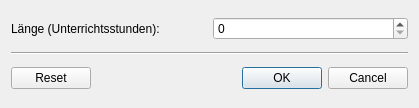
<?xml version="1.0" encoding="UTF-8"?>
<ui version="4.0">
 <class>Dialog</class>
 <widget class="QDialog" name="Dialog">
  <property name="geometry">
   <rect>
    <x>0</x>
    <y>0</y>
    <width>419</width>
    <height>108</height>
   </rect>
  </property>
  <property name="windowTitle">
   <string>Anzahl bearbeiten</string>
  </property>
  <layout class="QVBoxLayout" name="verticalLayout">
   <item>
    <layout class="QHBoxLayout" name="horizontalLayout">
     <item>
      <widget class="QLabel" name="label">
       <property name="font">
        <font>
         <bold>false</bold>
         <underline>false</underline>
        </font>
       </property>
       <property name="text">
        <string>Länge (Unterrichtsstunden):</string>
       </property>
      </widget>
     </item>
     <item>
      <widget class="QSpinBox" name="number"/>
     </item>
    </layout>
   </item>
   <item>
    <widget class="Line" name="line">
     <property name="orientation">
      <enum>Qt::Horizontal</enum>
     </property>
    </widget>
   </item>
   <item>
    <widget class="QDialogButtonBox" name="buttonBox">
     <property name="minimumSize">
      <size>
       <width>395</width>
       <height>0</height>
      </size>
     </property>
     <property name="orientation">
      <enum>Qt::Horizontal</enum>
     </property>
     <property name="standardButtons">
      <set>QDialogButtonBox::Cancel|QDialogButtonBox::Ok|QDialogButtonBox::Reset</set>
     </property>
    </widget>
   </item>
  </layout>
 </widget>
 <resources/>
 <connections>
  <connection>
   <sender>buttonBox</sender>
   <signal>accepted()</signal>
   <receiver>Dialog</receiver>
   <slot>accept()</slot>
   <hints>
    <hint type="sourcelabel">
     <x>248</x>
     <y>254</y>
    </hint>
    <hint type="destinationlabel">
     <x>157</x>
     <y>274</y>
    </hint>
   </hints>
  </connection>
  <connection>
   <sender>buttonBox</sender>
   <signal>rejected()</signal>
   <receiver>Dialog</receiver>
   <slot>reject()</slot>
   <hints>
    <hint type="sourcelabel">
     <x>316</x>
     <y>260</y>
    </hint>
    <hint type="destinationlabel">
     <x>286</x>
     <y>274</y>
    </hint>
   </hints>
  </connection>
 </connections>
</ui>
